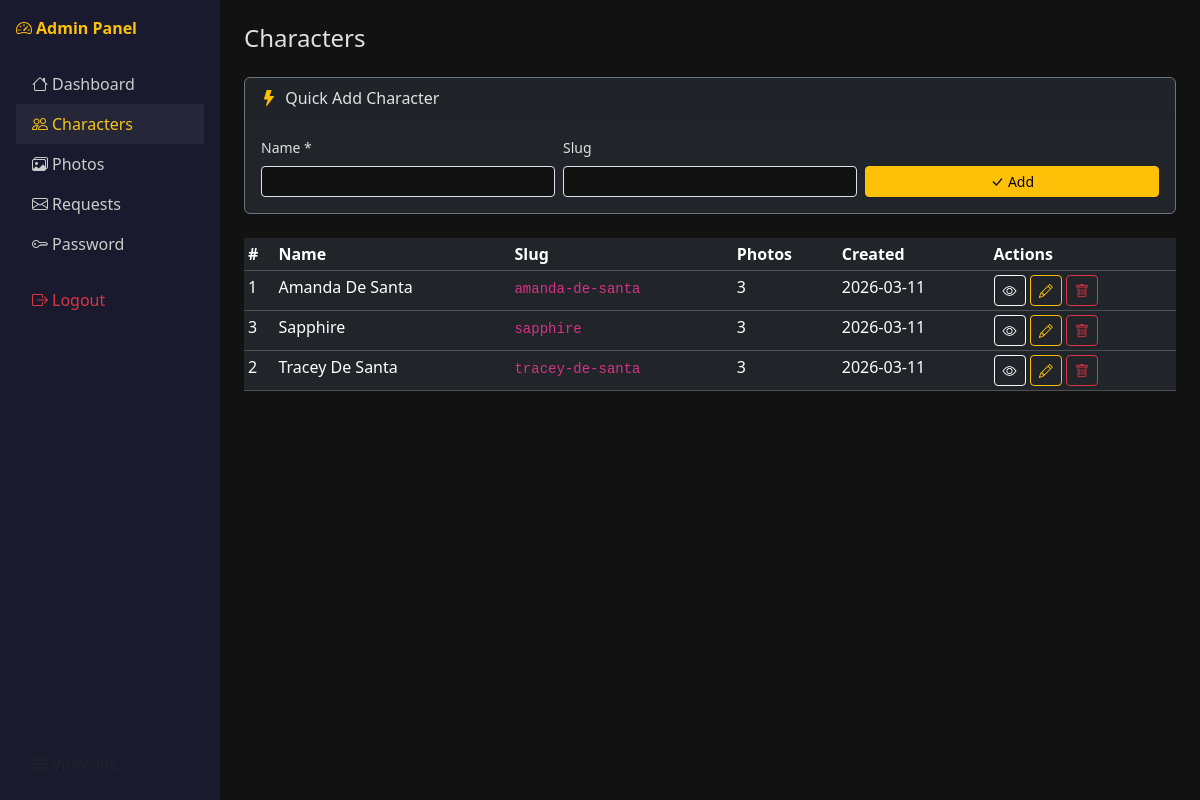
/admin/characters.php (signed in), run on the app's committed database.
### tables this page shows
CREATE TABLE `characters` (
    `id` INT UNSIGNED AUTO_INCREMENT PRIMARY KEY,
    `name` VARCHAR(100) NOT NULL,
    `slug` VARCHAR(120) NOT NULL UNIQUE,
    `created_at` DATETIME NOT NULL DEFAULT CURRENT_TIMESTAMP,
    INDEX `idx_name` (`name`)
);

### lib/helpers.php (called while the page is built, shortened)
<?php
function e(string $str): string {
    return htmlspecialchars($str, ENT_QUOTES | ENT_SUBSTITUTE, 'UTF-8');
}

### lib/csrf.php (called while the page is built, shortened)
<?php
function csrf_token(): string {
    return $_SESSION['csrf_token'];
}

### admin/characters.php (the view, shortened to what this page needs)
<?php
require_once __DIR__ . '/../lib/helpers.php';
$pdo = get_pdo();
$characters = $pdo->query("SELECT c.*, (SELECT COUNT(*) FROM photos WHERE character_id = c.id) AS photo_count FROM characters c ORDER BY c.name")->fetchAll();
include __DIR__ . '/partials/admin_header.php';
?>
<h2 class="h4 mb-4">Characters</h2>
<div class="card bg-dark border-secondary mb-4">
    <div class="card-header">
        <i class="bi bi-lightning-fill text-warning me-1"></i>
        <?= isset($editChar) ? 'Edit Character' : 'Quick Add Character' ?>
    </div>
    <div class="card-body">
        <form method="POST" class="row g-2 align-items-end">
            <div class="col-md-4">
                <label class="form-label small">Name *</label>
                <input type="text" class="form-control form-control-sm" name="name" required value="<?= e(isset($editChar) ? $editChar['name'] : '') ?>">
            </div>
            <div class="col-md-4">
                <label class="form-label small">Slug <span class="text-muted">(auto if empty)</span></label>
                <input type="text" class="form-control form-control-sm" name="slug" value="<?= e(isset($editChar) ? $editChar['slug'] : '') ?>">
            </div>
            <div class="col-md-4">
                <button type="submit" name="save_character" class="btn btn-warning btn-sm w-100">
                    <i class="bi bi-check-lg me-1"></i><?= isset($editChar) ? 'Update' : 'Add' ?>
                </button>
            </div>
        </form>
    </div>
</div>
<div class="table-responsive">
    <table class="table table-dark table-hover table-sm">
        <thead>
            <tr>
                <th>#</th>
                <th>Name</th>
                <th>Slug</th>
                <th>Photos</th>
                <th>Created</th>
                <th>Actions</th>
            </tr>
        </thead>
        <tbody>
            <?php foreach ($characters as $c): ?>
            <tr>
                <td><?= $c['id'] ?></td>
                <td><?= e($c['name']) ?></td>
                <td><code><?= e($c['slug']) ?></code></td>
                <td><?= $c['photo_count'] ?></td>
                <td><?= date('Y-m-d', strtotime($c['created_at'])) ?></td>
                <td>
                    <a href="<?= SITE_URL ?>/character.php?slug=<?= e($c['slug']) ?>" class="btn btn-outline-light btn-sm" target="_blank" title="View"><i class="bi bi-eye"></i></a>
                    <a href="?edit=<?= $c['id'] ?>" class="btn btn-outline-warning btn-sm" title="Edit"><i class="bi bi-pencil"></i></a>
                    <a href="?delete=<?= $c['id'] ?>&token=<?= csrf_token() ?>" class="btn btn-outline-danger btn-sm" title="Delete" onclick="return confirm('Delete this character and all its photos?')"><i class="bi bi-trash"></i></a>
                </td>
            </tr>
            <?php endforeach; ?>
        </tbody>
    </table>
</div>
<?php include __DIR__ . '/partials/admin_footer.php'; ?>

### admin/partials/admin_header.php (shortened to what this page needs)
<?php
require_once __DIR__ . '/../lib/helpers.php';
require_once __DIR__ . '/../lib/csrf.php';
?>
<!DOCTYPE html>
<html lang="en">
<head>
    <link href="https://cdn.jsdelivr.net/npm/bootstrap@5.3.3/dist/css/bootstrap.min.css" rel="stylesheet">
    <link href="https://cdn.jsdelivr.net/npm/bootstrap-icons@1.11.3/font/bootstrap-icons.min.css" rel="stylesheet">
    <link href="<?= SITE_URL ?>/assets/css/styles.css" rel="stylesheet">
</head>
<body>
<div class="d-flex">
    <div class="admin-sidebar d-flex flex-column p-3" style="width:220px">
        <a href="<?= SITE_URL ?>/admin/dashboard.php" class="text-warning fw-bold mb-4 text-decoration-none">
            <i class="bi bi-speedometer2 me-1"></i>Admin Panel
        </a>
        <ul class="nav flex-column">
            <li class="nav-item"><a class="nav-link <?= str_contains($_SERVER['SCRIPT_NAME'], 'dashboard') ? 'active' : '' ?>" href="<?= SITE_URL ?>/admin/dashboard.php"><i class="bi bi-house me-1"></i>Dashboard</a></li>
            <li class="nav-item"><a class="nav-link <?= str_contains($_SERVER['SCRIPT_NAME'], 'characters') ? 'active' : '' ?>" href="<?= SITE_URL ?>/admin/characters.php"><i class="bi bi-people me-1"></i>Characters</a></li>
            <li class="nav-item"><a class="nav-link <?= str_contains($_SERVER['SCRIPT_NAME'], 'photos') ? 'active' : '' ?>" href="<?= SITE_URL ?>/admin/photos.php"><i class="bi bi-images me-1"></i>Photos</a></li>
            <li class="nav-item"><a class="nav-link <?= str_contains($_SERVER['SCRIPT_NAME'], 'requests') ? 'active' : '' ?>" href="<?= SITE_URL ?>/admin/requests.php"><i class="bi bi-envelope me-1"></i>Requests</a></li>
            <li class="nav-item"><a class="nav-link <?= str_contains($_SERVER['SCRIPT_NAME'], 'change_password') ? 'active' : '' ?>" href="<?= SITE_URL ?>/admin/change_password.php"><i class="bi bi-key me-1"></i>Password</a></li>
            <li class="nav-item mt-3"><a class="nav-link text-danger" href="<?= SITE_URL ?>/admin/logout.php"><i class="bi bi-box-arrow-right me-1"></i>Logout</a></li>
        </ul>
        <div class="mt-auto">
            <a href="<?= SITE_URL ?>/" class="nav-link text-muted small"><i class="bi bi-globe me-1"></i>View Site</a>
        </div>
    </div>
    <div class="flex-grow-1 p-4" style="min-height:100vh">

### admin/partials/admin_footer.php (shortened to what this page needs)
    </div>
</div>
</body>
</html>

### assets/css/styles.css (style rules this page uses)
:root { --bs-body-bg: #121212; --bs-body-color: #e0e0e0; --accent: #f5c518; --card-bg: #1e1e1e; }
body { background-color: var(--bs-body-bg); color: var(--bs-body-color); }
.admin-sidebar { min-height: calc(100vh - 56px); background: #1a1a2e; }
.admin-sidebar .nav-link { color: #ccc; padding: 0.5rem 1rem; }
.admin-sidebar .nav-link:hover, .admin-sidebar .nav-link.active { color: var(--accent); background: rgba(255, 255, 255, 0.05); }
.btn-warning { animation: pulse 2s infinite; }

### data on the page
characters: id "1", name "Amanda De Santa", slug "amanda-de-santa", photo_count "3", created_at "2026-03-11"
characters: id "3", name "Sapphire", slug "sapphire", photo_count "3", created_at "2026-03-11"
characters: id "2", name "Tracey De Santa", slug "tracey-de-santa", photo_count "3", created_at "2026-03-11"
